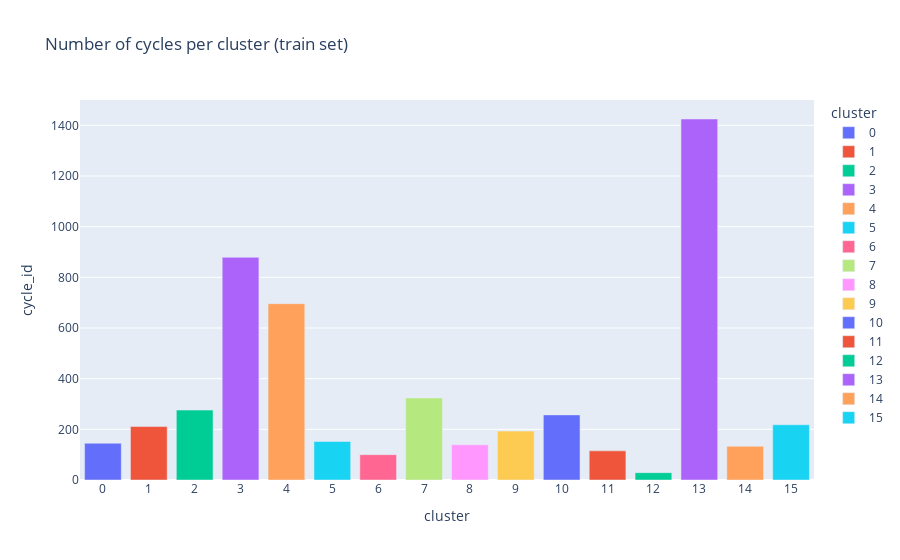
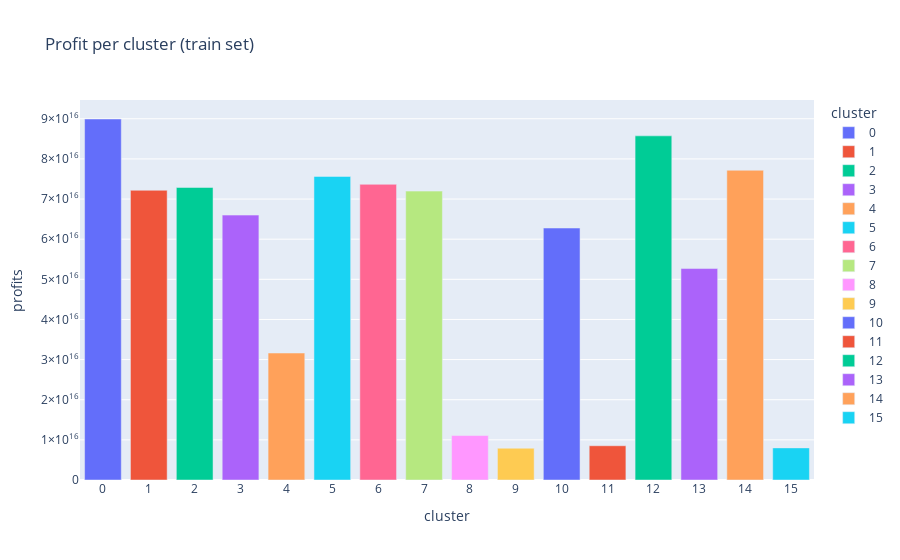
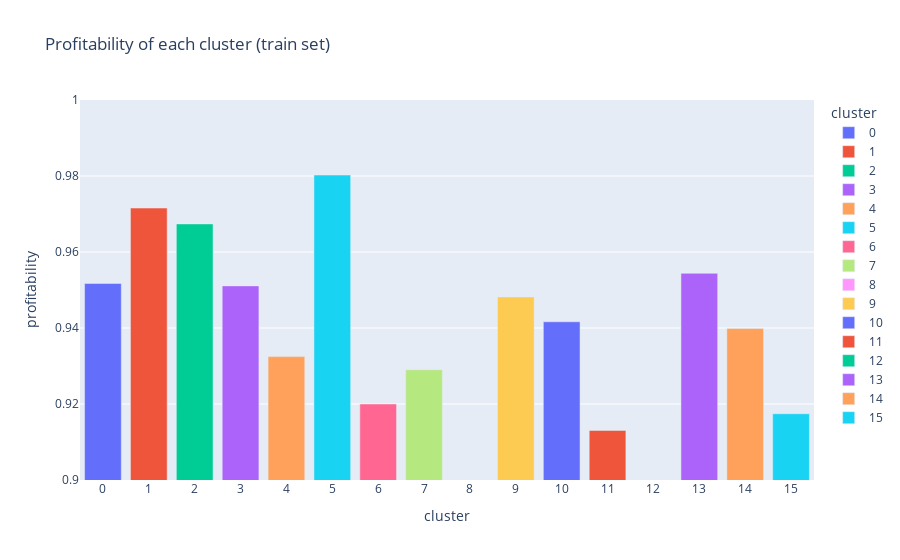
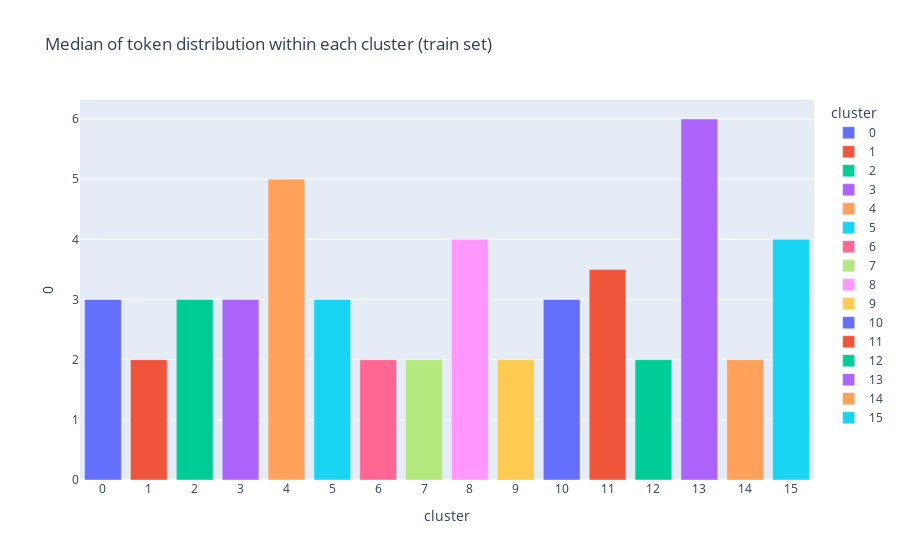

The notebook cell these images were saved under, in order:
### Code cell
pipeline_metrics= [
    nb_cycles_clusters,
    profits_clusters,
    profitability_clusters,
    median_token_clusters,
    entropy_clusters
]

train_grouper = cluster_profits = fX_train.groupby('cluster')

[agg(train_grouper) for agg in pipeline_metrics]

### Figure 1 — Plotly figure (JSON) as saved in the notebook; plotly's stock layout.template omitted (floating-point values rounded to 4 significant figures)
{"data": [{"alignmentgroup": "True", "hovertemplate": "cluster=%{x}<br>cycle_id=%{y}<extra></extra>", "legendgroup": "0", "marker": {"color": "#636efa", "pattern": {"shape": ""}}, "name": "0", "offsetgroup": "0", "orientation": "v", "showlegend": true, "textposition": "auto", "type": "bar", "x": ["0"], "xaxis": "x", "y": [145], "yaxis": "y"}, {"alignmentgroup": "True", "hovertemplate": "cluster=%{x}<br>cycle_id=%{y}<extra></extra>", "legendgroup": "1", "marker": {"color": "#EF553B", "pattern": {"shape": ""}}, "name": "1", "offsetgroup": "1", "orientation": "v", "showlegend": true, "textposition": "auto", "type": "bar", "x": ["1"], "xaxis": "x", "y": [211], "yaxis": "y"}, {"alignmentgroup": "True", "hovertemplate": "cluster=%{x}<br>cycle_id=%{y}<extra></extra>", "legendgroup": "2", "marker": {"color": "#00cc96", "pattern": {"shape": ""}}, "name": "2", "offsetgroup": "2", "orientation": "v", "showlegend": true, "textposition": "auto", "type": "bar", "x": ["2"], "xaxis": "x", "y": [276], "yaxis": "y"}, {"alignmentgroup": "True", "hovertemplate": "cluster=%{x}<br>cycle_id=%{y}<extra></extra>", "legendgroup": "3", "marker": {"color": "#ab63fa", "pattern": {"shape": ""}}, "name": "3", "offsetgroup": "3", "orientation": "v", "showlegend": true, "textposition": "auto", "type": "bar", "x": ["3"], "xaxis": "x", "y": [879], "yaxis": "y"}, {"alignmentgroup": "True", "hovertemplate": "cluster=%{x}<br>cycle_id=%{y}<extra></extra>", "legendgroup": "4", "marker": {"color": "#FFA15A", "pattern": {"shape": ""}}, "name": "4", "offsetgroup": "4", "orientation": "v", "showlegend": true, "textposition": "auto", "type": "bar", "x": ["4"], "xaxis": "x", "y": [696], "yaxis": "y"}, {"alignmentgroup": "True", "hovertemplate": "cluster=%{x}<br>cycle_id=%{y}<extra></extra>", "legendgroup": "5", "marker": {"color": "#19d3f3", "pattern": {"shape": ""}}, "name": "5", "offsetgroup": "5", "orientation": "v", "showlegend": true, "textposition": "auto", "type": "bar", "x": ["5"], "xaxis": "x", "y": [152], "yaxis": "y"}, {"alignmentgroup": "True", "hovertemplate": "cluster=%{x}<br>cycle_id=%{y}<extra></extra>", "legendgroup": "6", "marker": {"color": "#FF6692", "pattern": {"shape": ""}}, "name": "6", "offsetgroup": "6", "orientation": "v", "showlegend": true, "textposition": "auto", "type": "bar", "x": ["6"], "xaxis": "x", "y": [100], "yaxis": "y"}, {"alignmentgroup": "True", "hovertemplate": "cluster=%{x}<br>cycle_id=%{y}<extra></extra>", "legendgroup": "7", "marker": {"color": "#B6E880", "pattern": {"shape": ""}}, "name": "7", "offsetgroup": "7", "orientation": "v", "showlegend": true, "textposition": "auto", "type": "bar", "x": ["7"], "xaxis": "x", "y": [324], "yaxis": "y"}, {"alignmentgroup": "True", "hovertemplate": "cluster=%{x}<br>cycle_id=%{y}<extra></extra>", "legendgroup": "8", "marker": {"color": "#FF97FF", "pattern": {"shape": ""}}, "name": "8", "offsetgroup": "8", "orientation": "v", "showlegend": true, "textposition": "auto", "type": "bar", "x": ["8"], "xaxis": "x", "y": [139], "yaxis": "y"}, {"alignmentgroup": "True", "hovertemplate": "cluster=%{x}<br>cycle_id=%{y}<extra></extra>", "legendgroup": "9", "marker": {"color": "#FECB52", "pattern": {"shape": ""}}, "name": "9", "offsetgroup": "9", "orientation": "v", "showlegend": true, "textposition": "auto", "type": "bar", "x": ["9"], "xaxis": "x", "y": [193], "yaxis": "y"}, {"alignmentgroup": "True", "hovertemplate": "cluster=%{x}<br>cycle_id=%{y}<extra></extra>", "legendgroup": "10", "marker": {"color": "#636efa", "pattern": {"shape": ""}}, "name": "10", "offsetgroup": "10", "orientation": "v", "showlegend": true, "textposition": "auto", "type": "bar", "x": ["10"], "xaxis": "x", "y": [257], "yaxis": "y"}, {"alignmentgroup": "True", "hovertemplate": "cluster=%{x}<br>cycle_id=%{y}<extra></extra>", "legendgroup": "11", "marker": {"color": "#EF553B", "pattern": {"shape": ""}}, "name": "11", "offsetgroup": "11", "orientation": "v", "showlegend": true, "textposition": "auto", "type": "bar", "x": ["11"], "xaxis": "x", "y": [115], "yaxis": "y"}, {"alignmentgroup": "True", "hovertemplate": "cluster=%{x}<br>cycle_id=%{y}<extra></extra>", "legendgroup": "12", "marker": {"color": "#00cc96", "pattern": {"shape": ""}}, "name": "12", "offsetgroup": "12", "orientation": "v", "showlegend": true, "textposition": "auto", "type": "bar", "x": ["12"], "xaxis": "x", "y": [29], "yaxis": "y"}, {"alignmentgroup": "True", "hovertemplate": "cluster=%{x}<br>cycle_id=%{y}<extra></extra>", "legendgroup": "13", "marker": {"color": "#ab63fa", "pattern": {"shape": ""}}, "name": "13", "offsetgroup": "13", "orientation": "v", "showlegend": true, "textposition": "auto", "type": "bar", "x": ["13"], "xaxis": "x", "y": [1425], "yaxis": "y"}, {"alignmentgroup": "True", "hovertemplate": "cluster=%{x}<br>cycle_id=%{y}<extra></extra>", "legendgroup": "14", "marker": {"color": "#FFA15A", "pattern": {"shape": ""}}, "name": "14", "offsetgroup": "14", "orientation": "v", "showlegend": true, "textposition": "auto", "type": "bar", "x": ["14"], "xaxis": "x", "y": [133], "yaxis": "y"}, {"alignmentgroup": "True", "hovertemplate": "cluster=%{x}<br>cycle_id=%{y}<extra></extra>", "legendgroup": "15", "marker": {"color": "#19d3f3", "pattern": {"shape": ""}}, "name": "15", "offsetgroup": "15", "orientation": "v", "showlegend": true, "textposition": "auto", "type": "bar", "x": ["15"], "xaxis": "x", "y": [218], "yaxis": "y"}], "layout": {"barmode": "relative", "legend": {"title": {"text": "cluster"}, "tracegroupgap": 0}, "title": {"text": "Number of cycles per cluster (train set)"}, "xaxis": {"anchor": "y", "categoryarray": ["0", "1", "2", "3", "4", "5", "6", "7", "8", "9", "10", "11", "12", "13", "14", "15"], "categoryorder": "array", "domain": [0, 1], "title": {"text": "cluster"}, "type": "category"}, "yaxis": {"anchor": "x", "domain": [0, 1], "title": {"text": "cycle_id"}}}}

### Figure 2 — Plotly figure (JSON) as saved in the notebook; plotly's stock layout.template omitted (floating-point values rounded to 4 significant figures)
{"data": [{"alignmentgroup": "True", "hovertemplate": "cluster=%{x}<br>profits=%{y}<extra></extra>", "legendgroup": "0", "marker": {"color": "#636efa", "pattern": {"shape": ""}}, "name": "0", "offsetgroup": "0", "orientation": "v", "showlegend": true, "textposition": "auto", "type": "bar", "x": ["0"], "xaxis": "x", "y": [89944032467747070], "yaxis": "y"}, {"alignmentgroup": "True", "hovertemplate": "cluster=%{x}<br>profits=%{y}<extra></extra>", "legendgroup": "1", "marker": {"color": "#EF553B", "pattern": {"shape": ""}}, "name": "1", "offsetgroup": "1", "orientation": "v", "showlegend": true, "textposition": "auto", "type": "bar", "x": ["1"], "xaxis": "x", "y": [72184254347193550], "yaxis": "y"}, {"alignmentgroup": "True", "hovertemplate": "cluster=%{x}<br>profits=%{y}<extra></extra>", "legendgroup": "2", "marker": {"color": "#00cc96", "pattern": {"shape": ""}}, "name": "2", "offsetgroup": "2", "orientation": "v", "showlegend": true, "textposition": "auto", "type": "bar", "x": ["2"], "xaxis": "x", "y": [72882330202118670], "yaxis": "y"}, {"alignmentgroup": "True", "hovertemplate": "cluster=%{x}<br>profits=%{y}<extra></extra>", "legendgroup": "3", "marker": {"color": "#ab63fa", "pattern": {"shape": ""}}, "name": "3", "offsetgroup": "3", "orientation": "v", "showlegend": true, "textposition": "auto", "type": "bar", "x": ["3"], "xaxis": "x", "y": [66001131900790480], "yaxis": "y"}, {"alignmentgroup": "True", "hovertemplate": "cluster=%{x}<br>profits=%{y}<extra></extra>", "legendgroup": "4", "marker": {"color": "#FFA15A", "pattern": {"shape": ""}}, "name": "4", "offsetgroup": "4", "orientation": "v", "showlegend": true, "textposition": "auto", "type": "bar", "x": ["4"], "xaxis": "x", "y": [31635642945901256], "yaxis": "y"}, {"alignmentgroup": "True", "hovertemplate": "cluster=%{x}<br>profits=%{y}<extra></extra>", "legendgroup": "5", "marker": {"color": "#19d3f3", "pattern": {"shape": ""}}, "name": "5", "offsetgroup": "5", "orientation": "v", "showlegend": true, "textposition": "auto", "type": "bar", "x": ["5"], "xaxis": "x", "y": [75633233156643900], "yaxis": "y"}, {"alignmentgroup": "True", "hovertemplate": "cluster=%{x}<br>profits=%{y}<extra></extra>", "legendgroup": "6", "marker": {"color": "#FF6692", "pattern": {"shape": ""}}, "name": "6", "offsetgroup": "6", "orientation": "v", "showlegend": true, "textposition": "auto", "type": "bar", "x": ["6"], "xaxis": "x", "y": [73673165855064400], "yaxis": "y"}, {"alignmentgroup": "True", "hovertemplate": "cluster=%{x}<br>profits=%{y}<extra></extra>", "legendgroup": "7", "marker": {"color": "#B6E880", "pattern": {"shape": ""}}, "name": "7", "offsetgroup": "7", "orientation": "v", "showlegend": true, "textposition": "auto", "type": "bar", "x": ["7"], "xaxis": "x", "y": [71977642668141060], "yaxis": "y"}, {"alignmentgroup": "True", "hovertemplate": "cluster=%{x}<br>profits=%{y}<extra></extra>", "legendgroup": "8", "marker": {"color": "#FF97FF", "pattern": {"shape": ""}}, "name": "8", "offsetgroup": "8", "orientation": "v", "showlegend": true, "textposition": "auto", "type": "bar", "x": ["8"], "xaxis": "x", "y": [11082404174442296], "yaxis": "y"}, {"alignmentgroup": "True", "hovertemplate": "cluster=%{x}<br>profits=%{y}<extra></extra>", "legendgroup": "9", "marker": {"color": "#FECB52", "pattern": {"shape": ""}}, "name": "9", "offsetgroup": "9", "orientation": "v", "showlegend": true, "textposition": "auto", "type": "bar", "x": ["9"], "xaxis": "x", "y": [7918499932755672], "yaxis": "y"}, {"alignmentgroup": "True", "hovertemplate": "cluster=%{x}<br>profits=%{y}<extra></extra>", "legendgroup": "10", "marker": {"color": "#636efa", "pattern": {"shape": ""}}, "name": "10", "offsetgroup": "10", "orientation": "v", "showlegend": true, "textposition": "auto", "type": "bar", "x": ["10"], "xaxis": "x", "y": [62781594668583980], "yaxis": "y"}, {"alignmentgroup": "True", "hovertemplate": "cluster=%{x}<br>profits=%{y}<extra></extra>", "legendgroup": "11", "marker": {"color": "#EF553B", "pattern": {"shape": ""}}, "name": "11", "offsetgroup": "11", "orientation": "v", "showlegend": true, "textposition": "auto", "type": "bar", "x": ["11"], "xaxis": "x", "y": [8537178947145309], "yaxis": "y"}, {"alignmentgroup": "True", "hovertemplate": "cluster=%{x}<br>profits=%{y}<extra></extra>", "legendgroup": "12", "marker": {"color": "#00cc96", "pattern": {"shape": ""}}, "name": "12", "offsetgroup": "12", "orientation": "v", "showlegend": true, "textposition": "auto", "type": "bar", "x": ["12"], "xaxis": "x", "y": [85746738087810270], "yaxis": "y"}, {"alignmentgroup": "True", "hovertemplate": "cluster=%{x}<br>profits=%{y}<extra></extra>", "legendgroup": "13", "marker": {"color": "#ab63fa", "pattern": {"shape": ""}}, "name": "13", "offsetgroup": "13", "orientation": "v", "showlegend": true, "textposition": "auto", "type": "bar", "x": ["13"], "xaxis": "x", "y": [52683982343778700], "yaxis": "y"}, {"alignmentgroup": "True", "hovertemplate": "cluster=%{x}<br>profits=%{y}<extra></extra>", "legendgroup": "14", "marker": {"color": "#FFA15A", "pattern": {"shape": ""}}, "name": "14", "offsetgroup": "14", "orientation": "v", "showlegend": true, "textposition": "auto", "type": "bar", "x": ["14"], "xaxis": "x", "y": [77168577734165730], "yaxis": "y"}, {"alignmentgroup": "True", "hovertemplate": "cluster=%{x}<br>profits=%{y}<extra></extra>", "legendgroup": "15", "marker": {"color": "#19d3f3", "pattern": {"shape": ""}}, "name": "15", "offsetgroup": "15", "orientation": "v", "showlegend": true, "textposition": "auto", "type": "bar", "x": ["15"], "xaxis": "x", "y": [8001565950063266], "yaxis": "y"}], "layout": {"barmode": "relative", "legend": {"title": {"text": "cluster"}, "tracegroupgap": 0}, "title": {"text": "Profit per cluster (train set)"}, "xaxis": {"anchor": "y", "categoryarray": ["0", "1", "2", "3", "4", "5", "6", "7", "8", "9", "10", "11", "12", "13", "14", "15"], "categoryorder": "array", "domain": [0, 1], "title": {"text": "cluster"}, "type": "category"}, "yaxis": {"anchor": "x", "domain": [0, 1], "title": {"text": "profits"}}}}

### Figure 3 — Plotly figure (JSON) as saved in the notebook; plotly's stock layout.template omitted (floating-point values rounded to 4 significant figures)
{"data": [{"alignmentgroup": "True", "hovertemplate": "cluster=%{x}<br>profitability=%{y}<extra></extra>", "legendgroup": "0", "marker": {"color": "#636efa", "pattern": {"shape": ""}}, "name": "0", "offsetgroup": "0", "orientation": "v", "showlegend": true, "textposition": "auto", "type": "bar", "x": ["0"], "xaxis": "x", "y": [0.9517], "yaxis": "y"}, {"alignmentgroup": "True", "hovertemplate": "cluster=%{x}<br>profitability=%{y}<extra></extra>", "legendgroup": "1", "marker": {"color": "#EF553B", "pattern": {"shape": ""}}, "name": "1", "offsetgroup": "1", "orientation": "v", "showlegend": true, "textposition": "auto", "type": "bar", "x": ["1"], "xaxis": "x", "y": [0.9716], "yaxis": "y"}, {"alignmentgroup": "True", "hovertemplate": "cluster=%{x}<br>profitability=%{y}<extra></extra>", "legendgroup": "2", "marker": {"color": "#00cc96", "pattern": {"shape": ""}}, "name": "2", "offsetgroup": "2", "orientation": "v", "showlegend": true, "textposition": "auto", "type": "bar", "x": ["2"], "xaxis": "x", "y": [0.9674], "yaxis": "y"}, {"alignmentgroup": "True", "hovertemplate": "cluster=%{x}<br>profitability=%{y}<extra></extra>", "legendgroup": "3", "marker": {"color": "#ab63fa", "pattern": {"shape": ""}}, "name": "3", "offsetgroup": "3", "orientation": "v", "showlegend": true, "textposition": "auto", "type": "bar", "x": ["3"], "xaxis": "x", "y": [0.9511], "yaxis": "y"}, {"alignmentgroup": "True", "hovertemplate": "cluster=%{x}<br>profitability=%{y}<extra></extra>", "legendgroup": "4", "marker": {"color": "#FFA15A", "pattern": {"shape": ""}}, "name": "4", "offsetgroup": "4", "orientation": "v", "showlegend": true, "textposition": "auto", "type": "bar", "x": ["4"], "xaxis": "x", "y": [0.9325], "yaxis": "y"}, {"alignmentgroup": "True", "hovertemplate": "cluster=%{x}<br>profitability=%{y}<extra></extra>", "legendgroup": "5", "marker": {"color": "#19d3f3", "pattern": {"shape": ""}}, "name": "5", "offsetgroup": "5", "orientation": "v", "showlegend": true, "textposition": "auto", "type": "bar", "x": ["5"], "xaxis": "x", "y": [0.9803], "yaxis": "y"}, {"alignmentgroup": "True", "hovertemplate": "cluster=%{x}<br>profitability=%{y}<extra></extra>", "legendgroup": "6", "marker": {"color": "#FF6692", "pattern": {"shape": ""}}, "name": "6", "offsetgroup": "6", "orientation": "v", "showlegend": true, "textposition": "auto", "type": "bar", "x": ["6"], "xaxis": "x", "y": [0.92], "yaxis": "y"}, {"alignmentgroup": "True", "hovertemplate": "cluster=%{x}<br>profitability=%{y}<extra></extra>", "legendgroup": "7", "marker": {"color": "#B6E880", "pattern": {"shape": ""}}, "name": "7", "offsetgroup": "7", "orientation": "v", "showlegend": true, "textposition": "auto", "type": "bar", "x": ["7"], "xaxis": "x", "y": [0.929], "yaxis": "y"}, {"alignmentgroup": "True", "hovertemplate": "cluster=%{x}<br>profitability=%{y}<extra></extra>", "legendgroup": "8", "marker": {"color": "#FF97FF", "pattern": {"shape": ""}}, "name": "8", "offsetgroup": "8", "orientation": "v", "showlegend": true, "textposition": "auto", "type": "bar", "x": ["8"], "xaxis": "x", "y": [0.8993], "yaxis": "y"}, {"alignmentgroup": "True", "hovertemplate": "cluster=%{x}<br>profitability=%{y}<extra></extra>", "legendgroup": "9", "marker": {"color": "#FECB52", "pattern": {"shape": ""}}, "name": "9", "offsetgroup": "9", "orientation": "v", "showlegend": true, "textposition": "auto", "type": "bar", "x": ["9"], "xaxis": "x", "y": [0.9482], "yaxis": "y"}, {"alignmentgroup": "True", "hovertemplate": "cluster=%{x}<br>profitability=%{y}<extra></extra>", "legendgroup": "10", "marker": {"color": "#636efa", "pattern": {"shape": ""}}, "name": "10", "offsetgroup": "10", "orientation": "v", "showlegend": true, "textposition": "auto", "type": "bar", "x": ["10"], "xaxis": "x", "y": [0.9416], "yaxis": "y"}, {"alignmentgroup": "True", "hovertemplate": "cluster=%{x}<br>profitability=%{y}<extra></extra>", "legendgroup": "11", "marker": {"color": "#EF553B", "pattern": {"shape": ""}}, "name": "11", "offsetgroup": "11", "orientation": "v", "showlegend": true, "textposition": "auto", "type": "bar", "x": ["11"], "xaxis": "x", "y": [0.913], "yaxis": "y"}, {"alignmentgroup": "True", "hovertemplate": "cluster=%{x}<br>profitability=%{y}<extra></extra>", "legendgroup": "12", "marker": {"color": "#00cc96", "pattern": {"shape": ""}}, "name": "12", "offsetgroup": "12", "orientation": "v", "showlegend": true, "textposition": "auto", "type": "bar", "x": ["12"], "xaxis": "x", "y": [0.8966], "yaxis": "y"}, {"alignmentgroup": "True", "hovertemplate": "cluster=%{x}<br>profitability=%{y}<extra></extra>", "legendgroup": "13", "marker": {"color": "#ab63fa", "pattern": {"shape": ""}}, "name": "13", "offsetgroup": "13", "orientation": "v", "showlegend": true, "textposition": "auto", "type": "bar", "x": ["13"], "xaxis": "x", "y": [0.9544], "yaxis": "y"}, {"alignmentgroup": "True", "hovertemplate": "cluster=%{x}<br>profitability=%{y}<extra></extra>", "legendgroup": "14", "marker": {"color": "#FFA15A", "pattern": {"shape": ""}}, "name": "14", "offsetgroup": "14", "orientation": "v", "showlegend": true, "textposition": "auto", "type": "bar", "x": ["14"], "xaxis": "x", "y": [0.9398], "yaxis": "y"}, {"alignmentgroup": "True", "hovertemplate": "cluster=%{x}<br>profitability=%{y}<extra></extra>", "legendgroup": "15", "marker": {"color": "#19d3f3", "pattern": {"shape": ""}}, "name": "15", "offsetgroup": "15", "orientation": "v", "showlegend": true, "textposition": "auto", "type": "bar", "x": ["15"], "xaxis": "x", "y": [0.9174], "yaxis": "y"}], "layout": {"barmode": "relative", "legend": {"title": {"text": "cluster"}, "tracegroupgap": 0}, "title": {"text": "Profitability of each cluster (train set)"}, "xaxis": {"anchor": "y", "categoryarray": ["0", "1", "2", "3", "4", "5", "6", "7", "8", "9", "10", "11", "12", "13", "14", "15"], "categoryorder": "array", "domain": [0, 1], "title": {"text": "cluster"}, "type": "category"}, "yaxis": {"anchor": "x", "domain": [0, 1], "range": [0.9, 1], "title": {"text": "profitability"}}}}

### Figure 4 — Plotly figure (JSON) as saved in the notebook; plotly's stock layout.template omitted (floating-point values rounded to 4 significant figures)
{"data": [{"alignmentgroup": "True", "hovertemplate": "cluster=%{x}<br>0=%{y}<extra></extra>", "legendgroup": "0", "marker": {"color": "#636efa", "pattern": {"shape": ""}}, "name": "0", "offsetgroup": "0", "orientation": "v", "showlegend": true, "textposition": "auto", "type": "bar", "x": ["0"], "xaxis": "x", "y": [3], "yaxis": "y"}, {"alignmentgroup": "True", "hovertemplate": "cluster=%{x}<br>0=%{y}<extra></extra>", "legendgroup": "1", "marker": {"color": "#EF553B", "pattern": {"shape": ""}}, "name": "1", "offsetgroup": "1", "orientation": "v", "showlegend": true, "textposition": "auto", "type": "bar", "x": ["1"], "xaxis": "x", "y": [2], "yaxis": "y"}, {"alignmentgroup": "True", "hovertemplate": "cluster=%{x}<br>0=%{y}<extra></extra>", "legendgroup": "2", "marker": {"color": "#00cc96", "pattern": {"shape": ""}}, "name": "2", "offsetgroup": "2", "orientation": "v", "showlegend": true, "textposition": "auto", "type": "bar", "x": ["2"], "xaxis": "x", "y": [3], "yaxis": "y"}, {"alignmentgroup": "True", "hovertemplate": "cluster=%{x}<br>0=%{y}<extra></extra>", "legendgroup": "3", "marker": {"color": "#ab63fa", "pattern": {"shape": ""}}, "name": "3", "offsetgroup": "3", "orientation": "v", "showlegend": true, "textposition": "auto", "type": "bar", "x": ["3"], "xaxis": "x", "y": [3], "yaxis": "y"}, {"alignmentgroup": "True", "hovertemplate": "cluster=%{x}<br>0=%{y}<extra></extra>", "legendgroup": "4", "marker": {"color": "#FFA15A", "pattern": {"shape": ""}}, "name": "4", "offsetgroup": "4", "orientation": "v", "showlegend": true, "textposition": "auto", "type": "bar", "x": ["4"], "xaxis": "x", "y": [5], "yaxis": "y"}, {"alignmentgroup": "True", "hovertemplate": "cluster=%{x}<br>0=%{y}<extra></extra>", "legendgroup": "5", "marker": {"color": "#19d3f3", "pattern": {"shape": ""}}, "name": "5", "offsetgroup": "5", "orientation": "v", "showlegend": true, "textposition": "auto", "type": "bar", "x": ["5"], "xaxis": "x", "y": [3], "yaxis": "y"}, {"alignmentgroup": "True", "hovertemplate": "cluster=%{x}<br>0=%{y}<extra></extra>", "legendgroup": "6", "marker": {"color": "#FF6692", "pattern": {"shape": ""}}, "name": "6", "offsetgroup": "6", "orientation": "v", "showlegend": true, "textposition": "auto", "type": "bar", "x": ["6"], "xaxis": "x", "y": [2], "yaxis": "y"}, {"alignmentgroup": "True", "hovertemplate": "cluster=%{x}<br>0=%{y}<extra></extra>", "legendgroup": "7", "marker": {"color": "#B6E880", "pattern": {"shape": ""}}, "name": "7", "offsetgroup": "7", "orientation": "v", "showlegend": true, "textposition": "auto", "type": "bar", "x": ["7"], "xaxis": "x", "y": [2], "yaxis": "y"}, {"alignmentgroup": "True", "hovertemplate": "cluster=%{x}<br>0=%{y}<extra></extra>", "legendgroup": "8", "marker": {"color": "#FF97FF", "pattern": {"shape": ""}}, "name": "8", "offsetgroup": "8", "orientation": "v", "showlegend": true, "textposition": "auto", "type": "bar", "x": ["8"], "xaxis": "x", "y": [4], "yaxis": "y"}, {"alignmentgroup": "True", "hovertemplate": "cluster=%{x}<br>0=%{y}<extra></extra>", "legendgroup": "9", "marker": {"color": "#FECB52", "pattern": {"shape": ""}}, "name": "9", "offsetgroup": "9", "orientation": "v", "showlegend": true, "textposition": "auto", "type": "bar", "x": ["9"], "xaxis": "x", "y": [2], "yaxis": "y"}, {"alignmentgroup": "True", "hovertemplate": "cluster=%{x}<br>0=%{y}<extra></extra>", "legendgroup": "10", "marker": {"color": "#636efa", "pattern": {"shape": ""}}, "name": "10", "offsetgroup": "10", "orientation": "v", "showlegend": true, "textposition": "auto", "type": "bar", "x": ["10"], "xaxis": "x", "y": [3], "yaxis": "y"}, {"alignmentgroup": "True", "hovertemplate": "cluster=%{x}<br>0=%{y}<extra></extra>", "legendgroup": "11", "marker": {"color": "#EF553B", "pattern": {"shape": ""}}, "name": "11", "offsetgroup": "11", "orientation": "v", "showlegend": true, "textposition": "auto", "type": "bar", "x": ["11"], "xaxis": "x", "y": [3.5], "yaxis": "y"}, {"alignmentgroup": "True", "hovertemplate": "cluster=%{x}<br>0=%{y}<extra></extra>", "legendgroup": "12", "marker": {"color": "#00cc96", "pattern": {"shape": ""}}, "name": "12", "offsetgroup": "12", "orientation": "v", "showlegend": true, "textposition": "auto", "type": "bar", "x": ["12"], "xaxis": "x", "y": [2], "yaxis": "y"}, {"alignmentgroup": "True", "hovertemplate": "cluster=%{x}<br>0=%{y}<extra></extra>", "legendgroup": "13", "marker": {"color": "#ab63fa", "pattern": {"shape": ""}}, "name": "13", "offsetgroup": "13", "orientation": "v", "showlegend": true, "textposition": "auto", "type": "bar", "x": ["13"], "xaxis": "x", "y": [6], "yaxis": "y"}, {"alignmentgroup": "True", "hovertemplate": "cluster=%{x}<br>0=%{y}<extra></extra>", "legendgroup": "14", "marker": {"color": "#FFA15A", "pattern": {"shape": ""}}, "name": "14", "offsetgroup": "14", "orientation": "v", "showlegend": true, "textposition": "auto", "type": "bar", "x": ["14"], "xaxis": "x", "y": [2], "yaxis": "y"}, {"alignmentgroup": "True", "hovertemplate": "cluster=%{x}<br>0=%{y}<extra></extra>", "legendgroup": "15", "marker": {"color": "#19d3f3", "pattern": {"shape": ""}}, "name": "15", "offsetgroup": "15", "orientation": "v", "showlegend": true, "textposition": "auto", "type": "bar", "x": ["15"], "xaxis": "x", "y": [4], "yaxis": "y"}], "layout": {"barmode": "relative", "legend": {"title": {"text": "cluster"}, "tracegroupgap": 0}, "title": {"text": "Median of token distribution within each cluster (train set)"}, "xaxis": {"anchor": "y", "categoryarray": ["0", "1", "2", "3", "4", "5", "6", "7", "8", "9", "10", "11", "12", "13", "14", "15"], "categoryorder": "array", "domain": [0, 1], "title": {"text": "cluster"}, "type": "category"}, "yaxis": {"anchor": "x", "domain": [0, 1], "title": {"text": "0"}}}}
